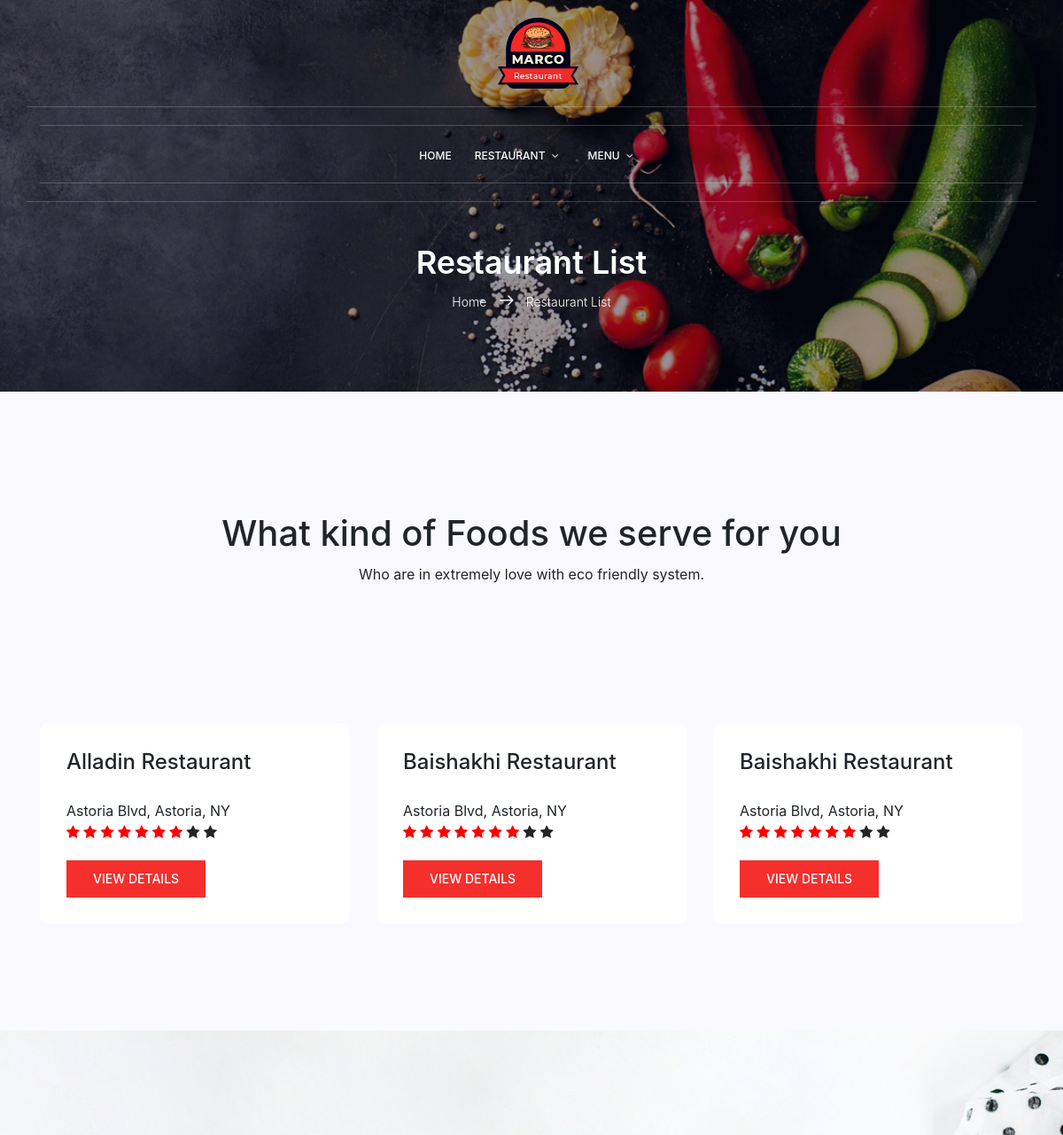
The page /restaurants/ (upper part) on the database as committed earlier.
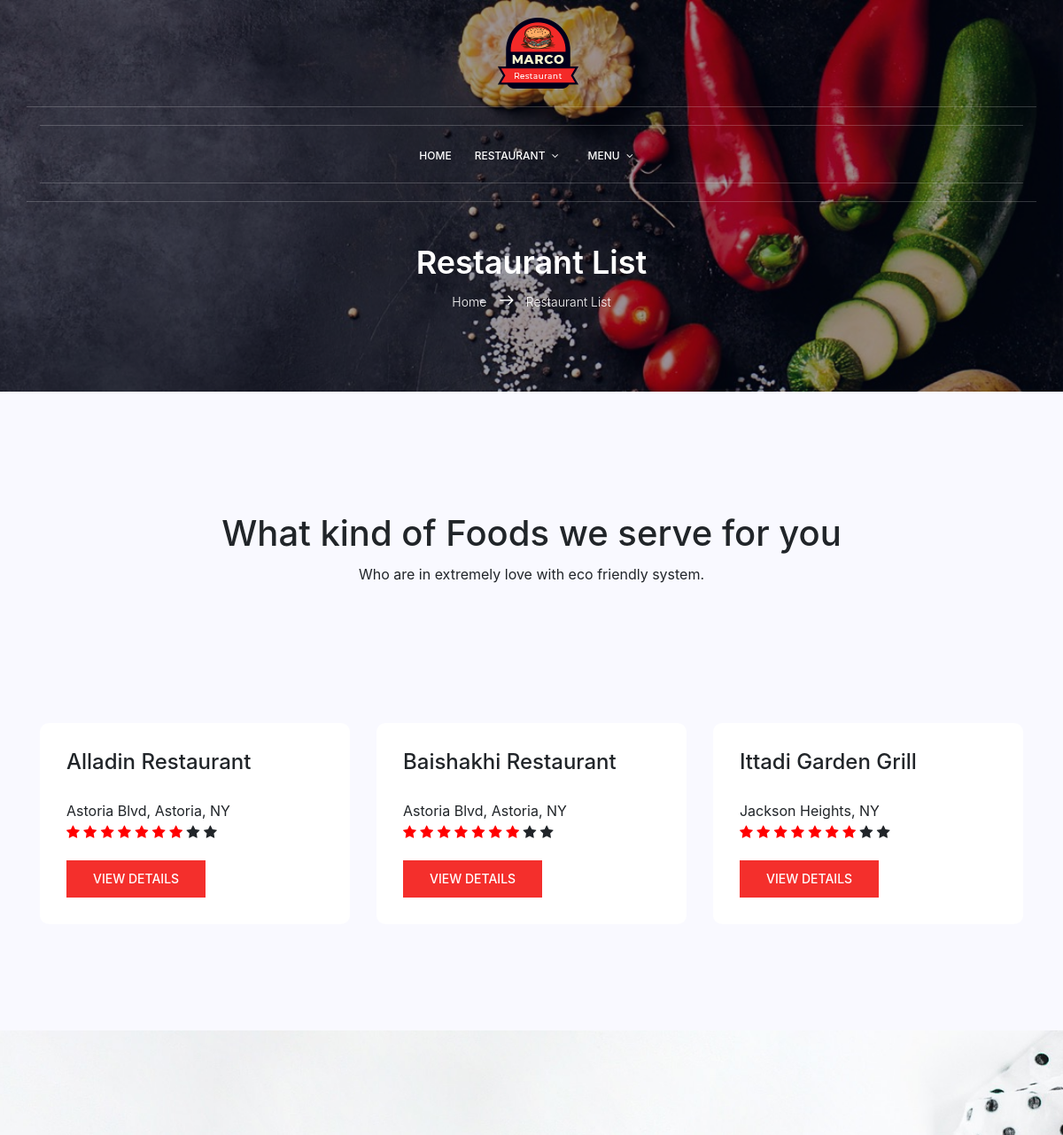
The same page on the database as committed later.
### models.py (models this page shows, shortened)
class Restaurant(Base):
    __tablename__ = 'restaurant'
    id = Column(Integer, primary_key = True)
    name = Column(String(80), nullable = False)
    location = Column(String(250), nullable = False)
    description = Column(String(250))

### project.py (the view)
@app.route('/restaurants/')
def showRestaurants():
    session = DBSession()
    restaurants = session.query(Restaurant).all()
    session.close()
    return render_template('showrestaurants.html', restaurants = restaurants)

### templates/showrestaurants.html (shortened to what this page needs)
{% extends "base_others.html" %}
{% block banner %}
	<section class="about-banner relative">
			<div class="overlay overlay-bg"></div>
			<div class="container">
				<div class="row d-flex align-items-center justify-content-center">
					<div class="about-content col-lg-12">
						<h1 class="text-white">
							Restaurant List
						</h1>
						<p class="text-white link-nav"><a href="{{url_for('index')}}">Home </a>  <span class="lnr lnr-arrow-right"></span>  <a href="{{url_for('showRestaurants')}}"> Restaurant List</a></p>
					</div>
				</div>
			</div>
	</section>
{% endblock %}
{% block content %}
            <section class="menu-area section-gap" id="menu">
                <div class="container">
					<div class="row d-flex justify-content-center">
						<div class="menu-content pb-70 col-lg-8">
							<div class="title text-center">
								<h1 class="mb-10">What kind of Foods we serve for you</h1>
								<p>Who are in extremely love with eco friendly system.</p>
							</div>
						</div>
                    </div>
                    <div class="filters-content">
                        <div class="row">
							{% for res in restaurants %}
								<div class="col-md-4 all breakfast">
									<div class="single-menu">
										<div class="title-wrap d-flex justify-content-between">
											<h4> {{res.name}}</h4>
										</div>
										<p>
											{{res.location}}
										</p>
										<div>
											<span class="fa fa-star checked"></span>
											<span class="fa fa-star checked"></span>
											<span class="fa fa-star checked"></span>
											<span class="fa fa-star checked"></span>
											<span class="fa fa-star checked"></span>
											<span class="fa fa-star checked"></span>
											<span class="fa fa-star checked"></span>
											<span class="fa fa-star"></span>
											<span class="fa fa-star"></span>
										</div>
										<a class="primary-btn text-uppercase mt-20" href="{{ url_for('viewRestaurantDetails', restaurant_id=res.id) }}">View Details</a>
									</div>
								</div>
							{% endfor %}
                        </div>
                    </div>
                </div>
            </section>
{% endblock %}

### templates/base_others.html (shortened to what this page needs)
	<!DOCTYPE html>
	<html lang="zxx" class="no-js">
	<head>
		<link rel="stylesheet" href="https://cdnjs.cloudflare.com/ajax/libs/font-awesome/4.7.0/css/font-awesome.min.css">
			<link rel=stylesheet type=text/css href="{{ url_for('static', filename='css/main.css') }}">
			<link rel=stylesheet type=text/css href="{{ url_for('static', filename='css/linearicons.css') }}">
			<link rel=stylesheet type=text/css href="{{ url_for('static', filename='css/font-awesome.min.css') }}">
			<link rel=stylesheet type=text/css href="{{ url_for('static', filename='css/bootstrap.css') }}">
			<link rel=stylesheet type=text/css href="{{ url_for('static', filename='css/magnific-popup.css') }}">
			<link rel=stylesheet type=text/css href="{{ url_for('static', filename='css/jquery-ui.css') }}">
			<link rel=stylesheet type=text/css href="{{ url_for('static', filename='css/nice-select.css') }}">
			<link rel=stylesheet type=text/css href="{{ url_for('static', filename='css/animate.min.css') }}">
			<link rel=stylesheet type=text/css href="{{ url_for('static', filename='css/owl.carousel.css') }}">
			<link rel=stylesheet type=text/css href="{{ url_for('static', filename='css/rate.css') }}">
		</head>
		<body>
			<header id="header">
				<div class="header-top">
					<div class="container">
						  <div class="row justify-content-center">
							  <div id="logo">
								<a href="{{url_for('index')}}"><img src="{{url_for('static', filename='img/logo.png')}}" alt="" title="" /></a>
							  </div>
						  </div>
					</div>
				</div>
				<div class="container main-menu">
					<div class="container main-menu">
						<div class="row align-items-center justify-content-center d-flex">
						  <nav id="nav-menu-container">
							<ul class="nav-menu">
							  <li><a href="{{url_for('index')}}">Home</a></li>
							  <li class="menu-has-children"><a href="{{url_for('showRestaurants')}}">Restaurant</a>
							  </li>
							  <li class="menu-has-children"><a href="#">Menu</a>
						  </nav>
						</div>
					</div>
				</div>
			</header>
			{% block banner %}
			{% endblock %}
			{% block content %}
			{% endblock %}
		{% block review %}
			<section class="review-area section-gap">
			</section>
		{% endblock %}
		</body>
	</html>

### static/css/main.css (style rules this page uses)
body { color:#777;font-family:"Poppins",sans-serif;font-size:14px;font-weight:300;line-height:1.625em;position:relative }
ol,ul { margin:0;padding:0;list-style:none }
a { -webkit-transition:all 0.3s ease 0s;-moz-transition:all 0.3s ease 0s;-o-transition:all 0.3s ease 0s;transition:all 0.3s ease 0s }
a,a:focus,a:hover { text-decoration:none;outline:0 }
h1,h2,h3,h4,h5,h6 { font-family:"Poppins",sans-serif;color:#222;line-height:1.2em !important;margin-bottom:0;margin-top:0;font-weight:600 }
h1,.h1 { font-size:36px }
h4,.h4 { font-size:18px }
.mt-20 { margin-top:20px }
.mb-10 { margin-bottom:10px }
.pb-70 { padding-bottom:70px }
.text-white { color:#fff }
.text-center { text-align:center }
.relative { position:relative }
.overlay { position:absolute;left:0;right:0;top:0;bottom:0 }
h1 { font-size:36px }
h4 { font-size:18px }
h1,h2,h3,h4,h5,h6 { line-height:1.5em }
.header-top { padding:20px 0px }
.main-menu { padding-bottom:20px;padding-top:20px;border-top:1px solid rgba(255,255,255,0.2);border-bottom:1px solid rgba(255,255,255,0.2);padding-left:15px;padding-right:15px }
#header { position:fixed;left:0;top:0;right:0;transition:all 0.5s;z-index:997 }
.nav-menu,.nav-menu * { margin:0;padding:0;list-style:none }
.nav-menu li { position:relative;white-space:nowrap }
.nav-menu>li { float:left }
.sf-arrows .sf-with-ul { padding-right:30px }
.sf-arrows .sf-with-ul:after { content:"\f107";position:absolute;right:15px;font-family:FontAwesome;font-style:normal;font-weight:normal }
.nav-menu a { padding:0 8px 0px 8px;text-decoration:none;display:inline-block;color:#fff;font-weight:500;font-size:12px;text-transform:uppercase;outline:none }
.nav-menu>li { margin-left:10px }
#mobile-nav { position:fixed;top:0;padding-top:18px;bottom:0;z-index:998;background:rgba(0,0,0,0.8);left:-260px;width:260px;overflow-y:auto;transition:0.4s }
#mobile-nav ul { padding:0;margin:0;list-style:none }
#mobile-nav ul li { position:relative }
#mobile-nav ul li a { color:#fff;font-size:13px;text-transform:uppercase;overflow:hidden;padding:10px 22px 10px 15px;position:relative;text-decoration:none;width:100%;display:block;outline:none;font-weight:400 }
.section-gap { padding:120px 0 }
#logo { padding-left:15px }
#nav-menu-container { padding-right:15px }
.primary-btn { background:#f42f2c;line-height:42px;padding-left:30px;padding-right:30px;border:none;color:#fff;display:inline-block;font-size:14px;font-weight:500;position:relative;text-transform:uppercase;-webkit-transition:all 0.3s ease 0s;-moz-transition:all 0.3s ease 0s;-o-transition:all 0.3s ease 0s;transition:all 0.3s ease 0s;cursor:pointer;position:relative }
.menu-area { background:#f9f9ff }
.menu-area .primary-btn { color:#fff;background-color:#f42f2c;margin-left:auto;margin-right:auto }
.menu-area .filters-content { margin-top:50px }
.single-menu { background:#fff;border-radius:10px;padding:30px;margin-top:20px }
.single-menu .title-wrap { margin-bottom:20px }
.single-menu p { margin-bottom:0px;max-width:392px }
.review-area { background:url(../img/review-bg.jpg) no-repeat center/cover }
.link-nav { margin-top:10px;margin-bottom:0px }
.about-banner { background:url(../img/top-banner.jpg) no-repeat bottom right/cover;background-size:cover }
.about-banner .overlay-bg { background:rgba(4,9,30,0.4) }
.about-content { margin-top:185px;padding:90px 0px;text-align:center }
.about-content h1 { font-size:36px;font-weight:600 }
.about-content a { color:#fff;font-weight:300;font-size:14px }
.about-content .lnr { margin:0px 10px;font-weight:600 }

### static/css/rate.css (style rules this page uses)
.checked { color: red; }

Rows that differ between the two databases and show on the page:
removed Restaurant: name "Baishakhi Restaurant", location "Astoria Blvd, Astoria, NY"
added Restaurant: name "Ittadi Garden Grill", location "Jackson Heights, NY"
